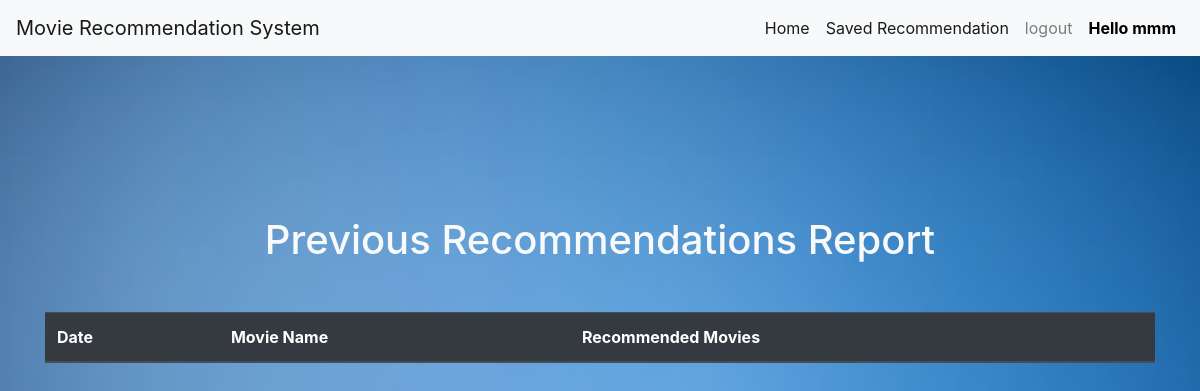
/showreport (signed in), run on an earlier commit of the app's database.
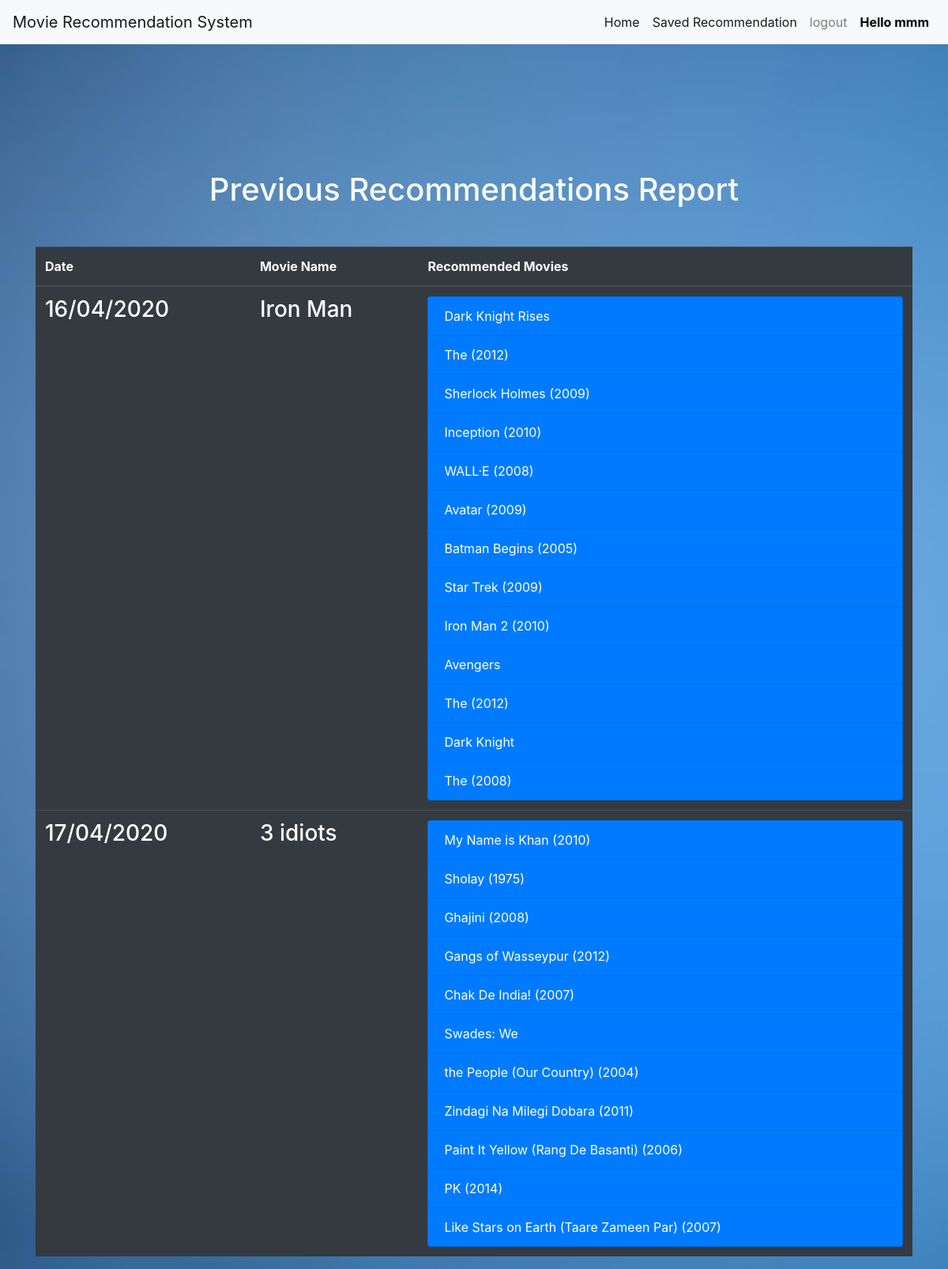
And on a later commit of the database.
### app.py (models this page shows, shortened)
class Search(db.Model):
    id = db.Column(db.Integer, primary_key = True)
    movie = db.Column(db.String(30), nullable = False)
    result = db.Column(db.String(20), nullable = True)
    created = db.Column(db.String(30), nullable = False)

### app.py (the view)
@app.route('/showreport')
def showReport():
    if not session.get('user'):
        return redirect('/signin')
    reports = Search.query.all()
    for report in reports:
        report.result = report.result.split(',')
    return render_template('report.html', reports = reports, loggedin = session.get('user'))

### templates/report.html (shortened to what this page needs)
{% extends 'layout.html' %}
{% block body %}
<div class="container" style="margin-top: 10rem;">
    <p class="h1 text-center text-light">Previous Recommendations Report</p>
    <table class="table table-dark mt-5">
        <thead>
            <tr>
                <th>Date</th>
                <th>Movie Name</th>
                <th>Recommended Movies</th>
            </tr>
        </thead>
        <tbody>
            {% for report in reports %}
            <tr>
                <td class="h3">{{report.created}}</td>
                <td class="h3">{{report.movie}}</td>
                <td>
                    <ul class="list-group">
                        {% for res in report.result %}
                        <li class="list-group-item bg-primary">
                            {{res}}
                        </li>
                        {% endfor %}
                    </ul>
                </td>
            </tr>
            {% endfor %}
        </tbody>
    </table>
</div>
{% endblock %}

### templates/layout.html (shortened to what this page needs)
<!doctype html>
<html lang="en">
  <head>
    <link rel="stylesheet" href="https://stackpath.bootstrapcdn.com/bootstrap/4.3.1/css/bootstrap.min.css">
  </head>
  <body>
    <nav class="navbar navbar-expand-lg navbar-light bg-light">
      <a class="navbar-brand" href="/">Movie Recommendation System</a>
      <div class="collapse navbar-collapse" id="navbarNavDropdown">
        <ul class="navbar-nav ml-auto">
          <li class="nav-item active">
            <a class="nav-link" href="/">Home <span class="sr-only">(current)</span></a>
          </li>
          <li class="nav-item active">
            <a class="nav-link" href="/showreport">Saved Recommendation</span></a>
          </li>
          {% if not loggedin %}
          <li class="nav-item">
            <a class="nav-link" href="/signin">login</a>
          </li>
          {% else %}
          <li class="nav-item">
            <a class="nav-link" href="/logout">logout</a>
          </li>
          <li class="nav-item">
              <a class="nav-link" style="color: black;"><strong>Hello {{loggedin}}</strong></a>
          </li>
          {% endif %}
        </ul>
      </div>
    </nav>
      {% block body %}{% endblock %}
  </body>
</html>

### templates/layout.html (style rules this page uses)
body { background-image: url('static/bg.jpg'); background-repeat: no-repeat; background-size: cover; background-attachment: fixed; }

What changed in the data, as far as the page shows it:
added Search: created "16/04/2020", movie "Iron Man", result "Dark Knight Rises" "The (2012)" "Sherlock Holmes (2009)" "Inception (2010)" "WALL·E (2008)" "Avatar (2009)" "Batman Begins (2005)" "Star Trek (2009)" "Iron Man 2 (2010)" "Avengers" "The (2012)" "Dark Knight" "The (2008)"
added Search: created "17/04/2020", movie "3 idiots", result "My Name is Khan (2010)" "Sholay (1975)" "Ghajini (2008)" "Gangs of Wasseypur (2012)" "Chak De India! (2007)" "Swades: We" "the People (Our Country) (2004)" "Zindagi Na Milegi Dobara (2011)" "Paint It Yellow (Rang De Basanti) (2006)" "PK (2014)" "Like Stars on Earth (Taare Zameen Par) (2007)"
